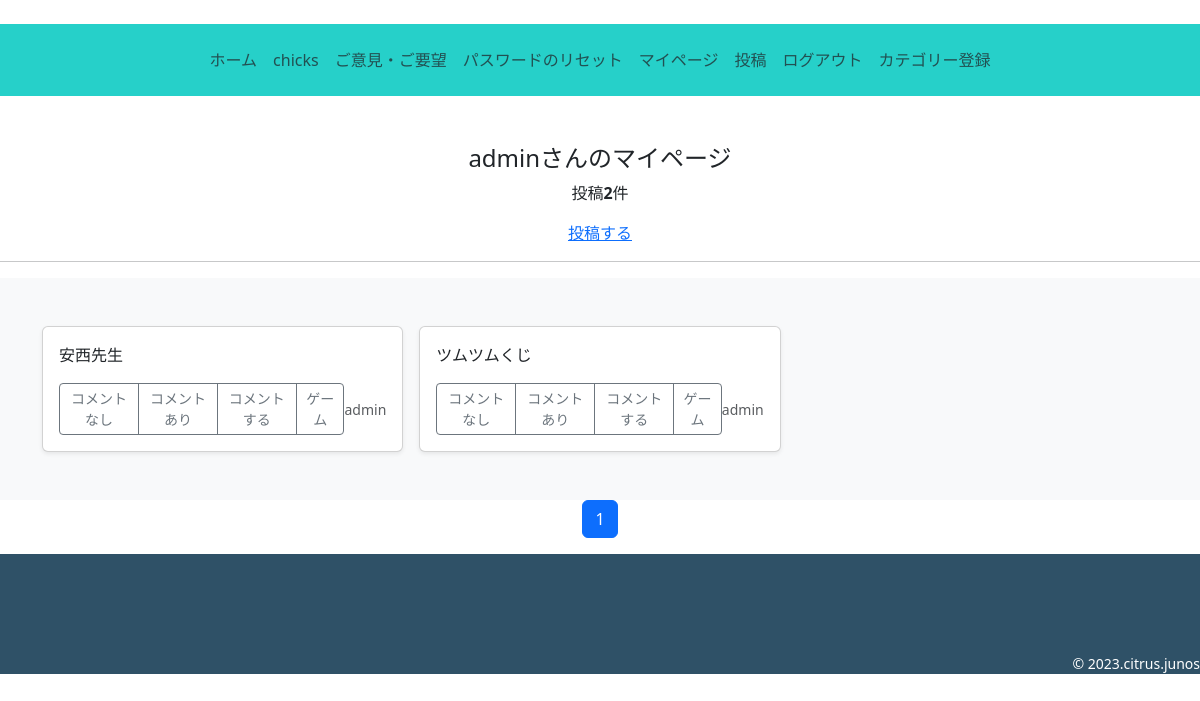
Page /chicks/mypage/ (signed in) on the committed database.
### accounts/models.py (models this page shows)
class CustomUser(AbstractUser):
    pass

### chicks/models.py (models this page shows, shortened)
class ChickPost(models.Model):
    user = models.ForeignKey(
        CustomUser,
        verbose_name='ユーザー',
        on_delete=models.CASCADE
    )
    category = models.ForeignKey(
        Category,
        verbose_name='カテゴリ',
        on_delete=models.PROTECT
    )
    title = models.CharField(
        verbose_name='タイトル',
        max_length=50,
    )
    comment = models.TextField(
        verbose_name='コメント',
    )
    image = models.ImageField(
        verbose_name='画像',
        upload_to='images',
        blank=True,
        null=True
    )
    posted_at = models.DateTimeField(
        verbose_name='投稿日時',
        auto_now_add=True,
    )

class Category(models.Model):
    title = models.CharField(
        verbose_name='カテゴリ',
        max_length=30,
    )

### chicks/views.py (the view)
# urls.py: path('mypage/',views.MypageView.as_view(),name='mypage'),
class MypageView(ListView):
    template_name='mypage.html'
    paginate_by=30
    def get_queryset(self):
        queryset=ChickPost.objects.filter(user=self.request.user).order_by('-posted_at')
        return queryset

### chicks/templates/mypage.html (shortened to what this page needs)
{% extends 'chicks_base.html' %}
    {% block contents %}
    {% if user.is_authenticated %}
        <br>
        <div style="text-align:center">
            <h4>{{user.username}}さんのマイページ</h4>
            {% if object_list.count == 0 %}
                <p>{{user.username}}さんの投稿はありません</p>
            {% else %}
                <p>投稿<strong>{{object_list.count}}</strong>件</p>
            {% endif %}
            <a href="{% url 'chicks:post' %}">投稿する</a>
        </div>
        <hr>
    {% endif %}
    {% include "display_list.html" %}
    {% include "pagination.html" %}
    {% endblock %}

### chicks/templates/display_list.html (shortened to what this page needs)
<div class="album py-5 bg-body-tertiary">
    <div class="container">
      <div class="row row-cols-1 row-cols-sm-2 row-cols-md-3 g-3">
        {% for record in object_list %}
        <div class="col">
          <div class="card shadow-sm">
            <div class="card-body">
              <p class="card-text">{{record.title}}</p>
              <div class="d-flex justify-content-between align-items-center">
                <div class="btn-group">
                  <button type="button" class="btn btn-sm btn-outline-secondary" onclick="location.href='{% url 'chicks:chicks_detail' record.id %}'">コメントなし</button>
                  <button type="button" class="btn btn-sm btn-outline-secondary" onclick="location.href='{% url 'chicks:comment_detail' record.id %}'">コメントあり</button>
                  {% if user.is_authenticated %}
                  <button type="button" class="btn btn-sm btn-outline-secondary" onclick="location.href='{% url 'chicks:comment_post' record.id %}'">コメントする</button>
                  {% endif %}
                  <button type="button" class="btn btn-sm btn-outline-secondary" onclick="location.href='{% url 'chicks:chicks_cat' category=record.category.id %}'">{{ record.category.title }}</button>
                </div>
                <a style="text-decoration: none;" href="{% url 'chicks:user_list' user=record.user.id %}"><small class="text-muted">{{ record.user.username }}</small></a>
              </div>
            </div>
          </div>
        </div>
        {% endfor %}
      </div>
    </div>
  </div>

### rows in the picture
CustomUser: username "admin"
ChickPost: title "安西先生", category "ゲーム", user.username "admin"
ChickPost: title "ツムツムくじ", category "ゲーム", user.username "admin"

### other values in the picture
{{ object_list.count }} "2"
{{ num }} "1"
